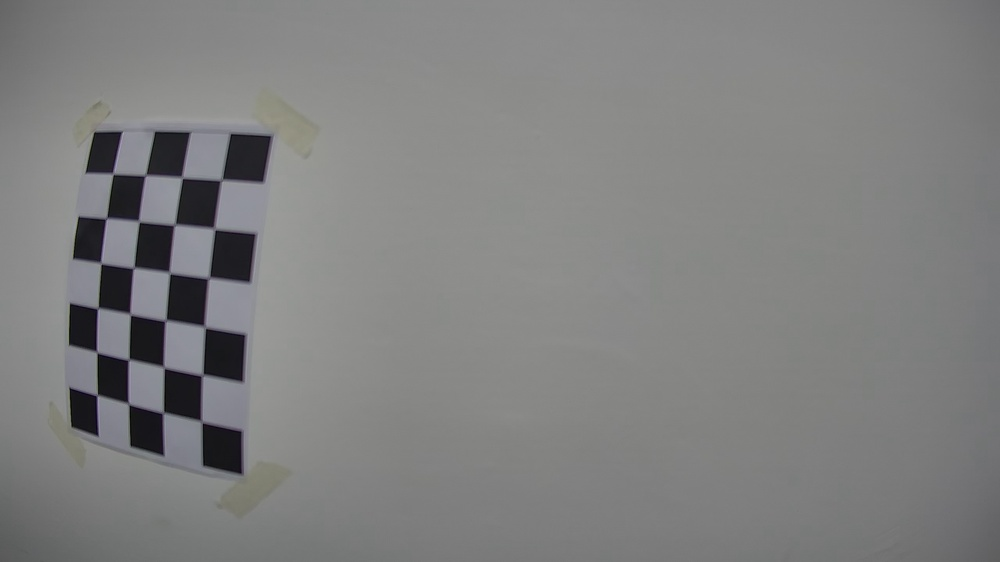
#> input picture python_code/raw_img/40.jpg, 1000 x 562 px, shrunk from 2560 x 1440 before the run; its folder holds 4 pictures in this run
$ python undistort_effect.py
#> lines starting #> are read from the running program, lines starting #| are printed output that depends on the picture
#!/usr/bin/env python

import cv2
import numpy as np
import os
import glob


images = glob.glob('./raw_img/*.jpg')
images.sort()
size = cv2.imread(images[0]).shape    # (1440, 2560, 3)
#> size = (562, 1000, 3)
h, w = size[:2]
#> h = 562; w = 1000

mtx = np.array([[8.45559259e+02, 0.00000000e+00, 1.32460030e+03],
                [0.00000000e+00, 8.50592806e+02, 7.29938055e+02],
                [0.00000000e+00, 0.00000000e+00, 1.00000000e+00]])
dist = np.array([[-1.12961572e-01, 1.54572487e-02, -1.66183578e-03, -1.09252844e-04, -1.15994476e-03]])


for name in images:

    img = cv2.imread(name)
#> img is the input picture: shape (562, 1000, 3); mean B, G, R 127.9, 128.1, 127.9

    # new_camera_mtx : 将畸变系数与相机内参矩阵融合，得到带畸变的内参矩阵
    new_camera_mtx, roi = cv2.getOptimalNewCameraMatrix(mtx, dist, (w, h), 0.2, (w, h))
#> new_camera_mtx = [[727.6, 0, 1310.6], [0, 823.8, 797.8], [0, 0, 1]]; roi = (171, 91, 827, 467)
    adjust_img = cv2.undistort(img, mtx, dist, None, new_camera_mtx)
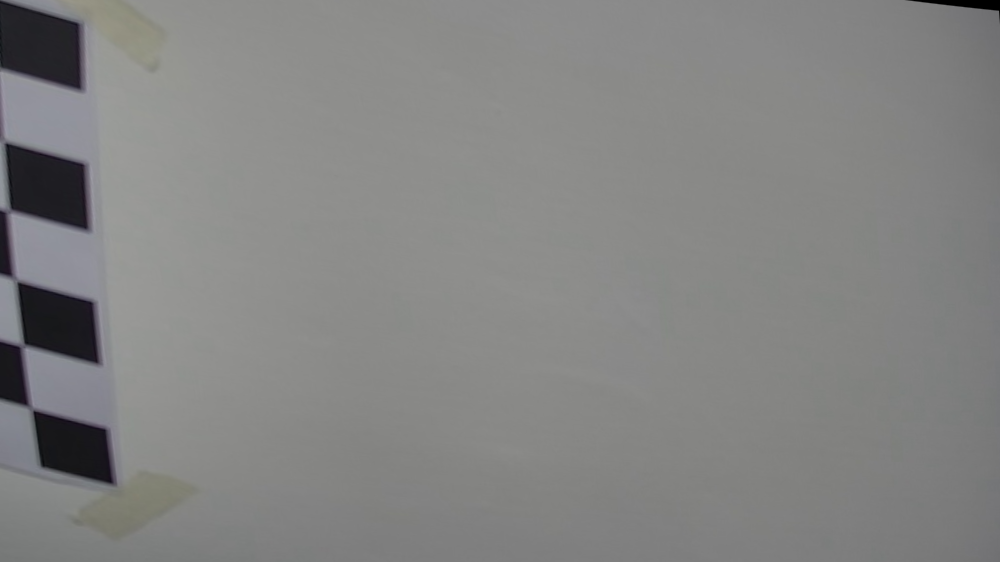
#> adjust_img: shape (562, 1000, 3); mean B, G, R 131.1, 132, 131.8

    name1 = name.split('/')
    name2 = name1[2]
    cv2.imwrite("adjust_img/" + name2, adjust_img)
#> pass 2 of the loop `for name in images:`:
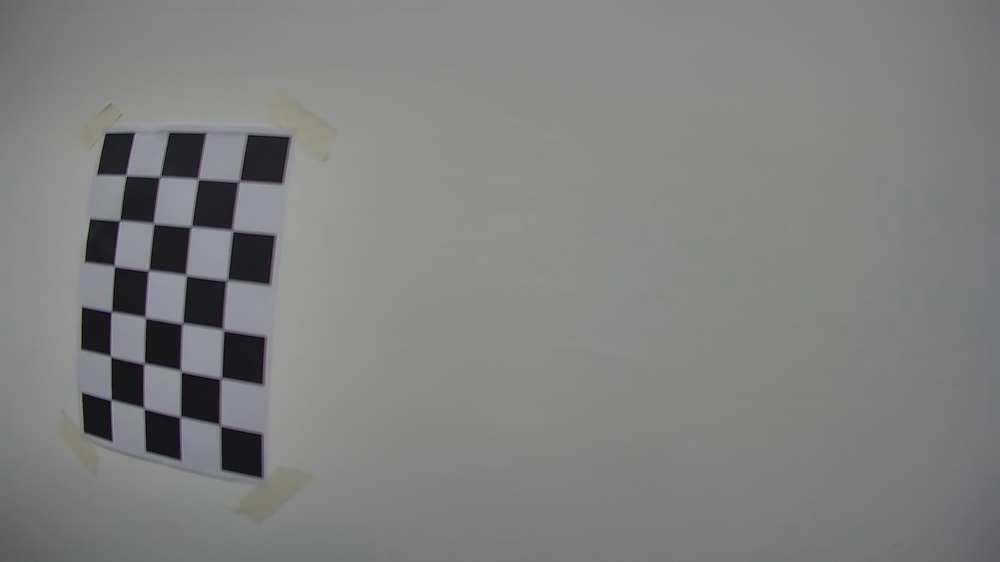
#> input picture python_code/raw_img/41.jpg, 1000 x 562 px, shrunk from 2560 x 1440 before the run
#> img is the input picture: shape (562, 1000, 3); mean B, G, R 128, 128.1, 128
#> `adjust_img = cv2.undistort(img, mtx, dist, None, new_camera_mtx)`:
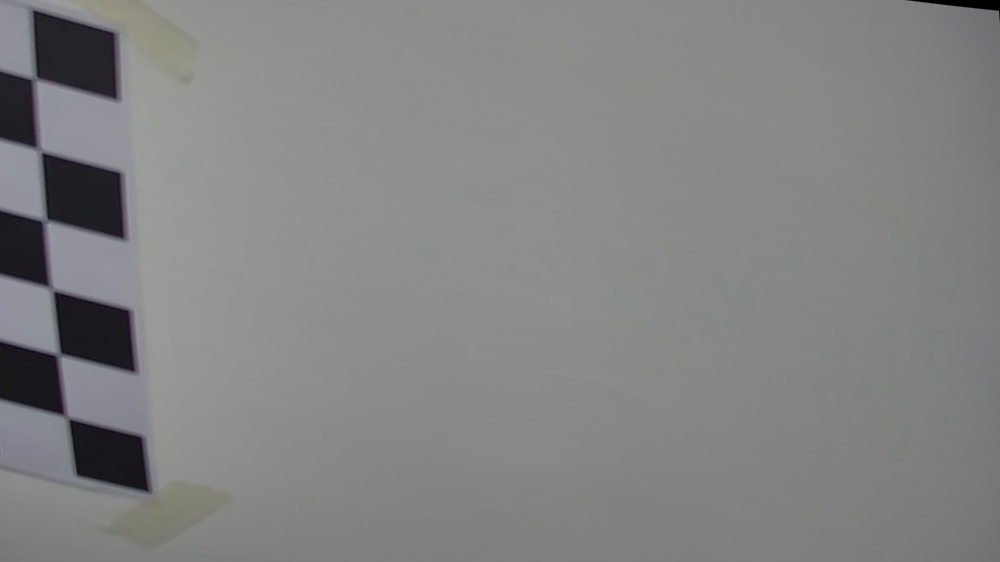
#> adjust_img: shape (562, 1000, 3); mean B, G, R 130.5, 131, 130.9
#> pass 3 of the loop `for name in images:`:
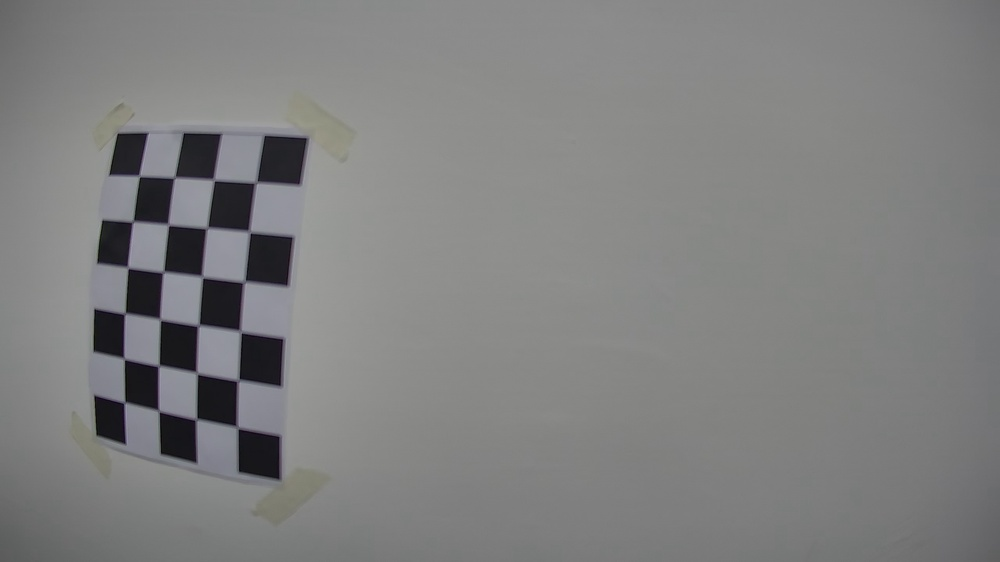
#> input picture python_code/raw_img/42.jpg, 1000 x 562 px, shrunk from 2560 x 1440 before the run
#> img is the input picture: shape (562, 1000, 3); mean B, G, R 127.9, 128, 127.8
#> `adjust_img = cv2.undistort(img, mtx, dist, None, new_camera_mtx)`:
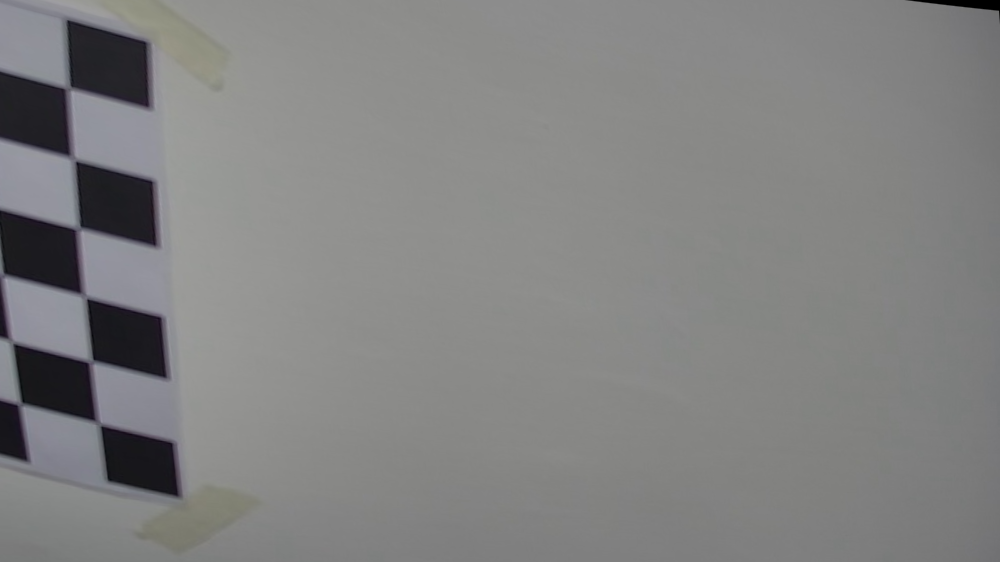
#> adjust_img: shape (562, 1000, 3); mean B, G, R 129.6, 129.9, 129.8
#> the loop made 4 passes; the first 3 are shown
